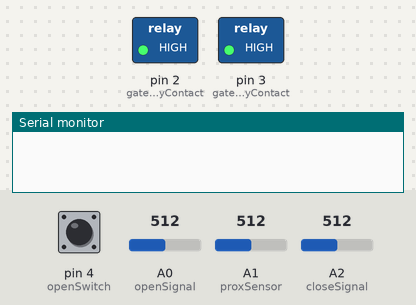
This sketch was run on a simulated Arduino Uno, built with avr-gcc and run on an emulated ATmega328P. Shown: switched loads named in the sketch (green lamp = pin HIGH), the last lines printed to the serial monitor. The inputs (shaded band) are chosen by the test bench; at power-on: A2 (closeSignal) = 512, A0 (openSignal) = 512, pin 4 (openSwitch) HIGH, A1 (proxSensor) = 512.

Above: at 1.2 s.
1.3 s: A2 (closeSignal) set to 984
2.8 s: A2 (closeSignal) set to 1009
At 3.5 s:
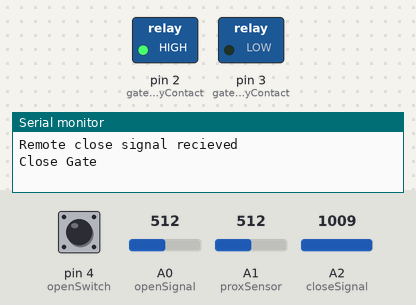
5.8 s: A0 (openSignal) set to 992
8.8 s: A0 (openSignal) set to 1017
At 9.6 s:
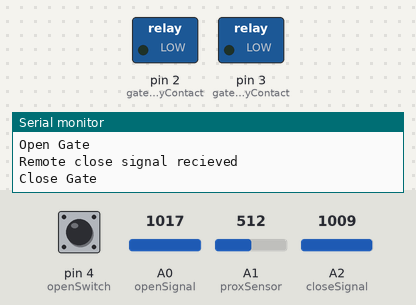
Timing chart, 0 to 11.8 s (numbered marks = the images above; inputs shaded):
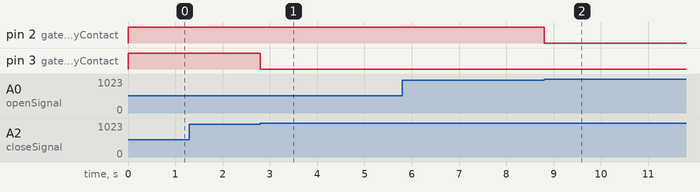

The sketch:

GateV6.ino
```cpp
// define pins
const int openSwitch = 4;
const int openSignal = A0;
const int closeSignal = A2;
const int proxSensor = A1;
const int gateOpenRelayContact = 2;
const int gateCloseRelayContact = 3;
String status = "closed";
int debug = 1;
unsigned long previousMillis = 0;
unsigned long currentMillis = 0;

void setup()
{
  pinMode(gateOpenRelayContact, OUTPUT);
  pinMode(gateCloseRelayContact, OUTPUT);
  pinMode(openSwitch, INPUT);
  pinMode(openSignal, INPUT);
  pinMode(closeSignal, INPUT);
  pinMode(proxSensor, INPUT);
  digitalWrite(gateCloseRelayContact, HIGH);
  digitalWrite(gateOpenRelayContact, HIGH);
  digitalWrite(openSwitch, LOW);
  Serial.begin(9600);
}

void openGate(){
  if (debug = 1){
    Serial.println("Open Gate");
  }
  digitalWrite(gateOpenRelayContact, LOW);
  if (debug = 0){
    //delay(18000); // 18 seconds
    if (currentMillis - previousMillis > 18000 ){
      digitalWrite(gateOpenRelayContact, HIGH);
      status = "open";
      }
    else {
      delay(1000); // 1 second
    }
  }
}
void closeGate(){
  if (debug = 1){
    Serial.println("Close Gate");
  }
  digitalWrite(gateCloseRelayContact, LOW);
  if (debug = 0){
    delay(18000); // 18 seconds
    }
    else {
    delay(1000); // 1 second
  }
  digitalWrite(gateCloseRelayContact, HIGH);
  status = "close";
}
// main loop
void loop(){
if (digitalRead(openSwitch) == LOW){
  status = "open";
  if (debug = 1){
    Serial.println("status = open");
  }
}
// monitor for remote open signal
if (analogRead(openSignal) > 1000) {
  if (debug = 1){
    Serial.println("SignalA0 = " + String(analogRead(openSignal)));
  }
  openGate();
}
// monitor for remote close signal
if (analogRead(closeSignal) > 1000) {
  if (debug = 1){
    Serial.println("Remote close signal recieved");
  }
  closeGate();
}

// If gate is open, delay then close gate
if (status == "open"){
  if (debug = 1){
    Serial.println("Gate open and will close");
    delay(1000);
  }
  else{
    delay(60000);
  }
 closeGate();
}

// Proximity sensor
 if (analogRead(proxSensor) >1000 && status == "closed" ) {
  openGate();
}

}
```

Measured:
- the behaviour switches between 1000 and 1001 on A2 (closeSignal) (found by bisection; images 0 and 1)
- the behaviour switches between 1000 and 1001 on A0 (openSignal) (found by bisection; images 1 and 2)
- after the input at 1.3 s, every drawn part: stays the same
- after the input at 2.8 s, pin 3 (gateCloseRelayContact): HIGH → LOW at once
- after the input at 8.8 s, pin 2 (gateOpenRelayContact): HIGH → LOW at once
